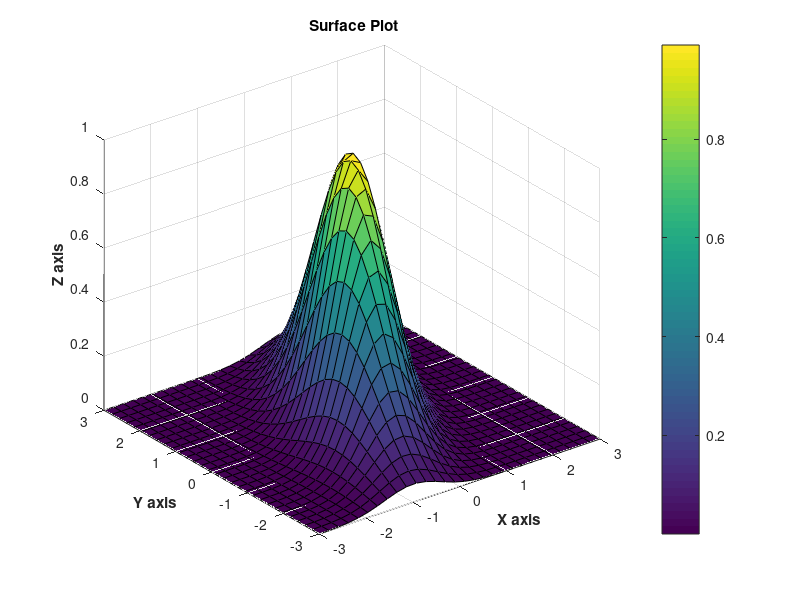

The MATLAB script that drew this image:
[x,y] = peaks(30);
z = exp(-0.9*(x.^2+0.5*(x-y).^2));
surf(x,y,z);
xlabel('\bf X axis');
ylabel('\bf Y axis');
zlabel('\bf Z axis');
title('\bf Surface Plot')
colorbar
Location=pwd
Date=date

% Result
% Location =
%     '/MATLAB Drive/Prac 01'
% Date =
%     '16-Jan-2021'
